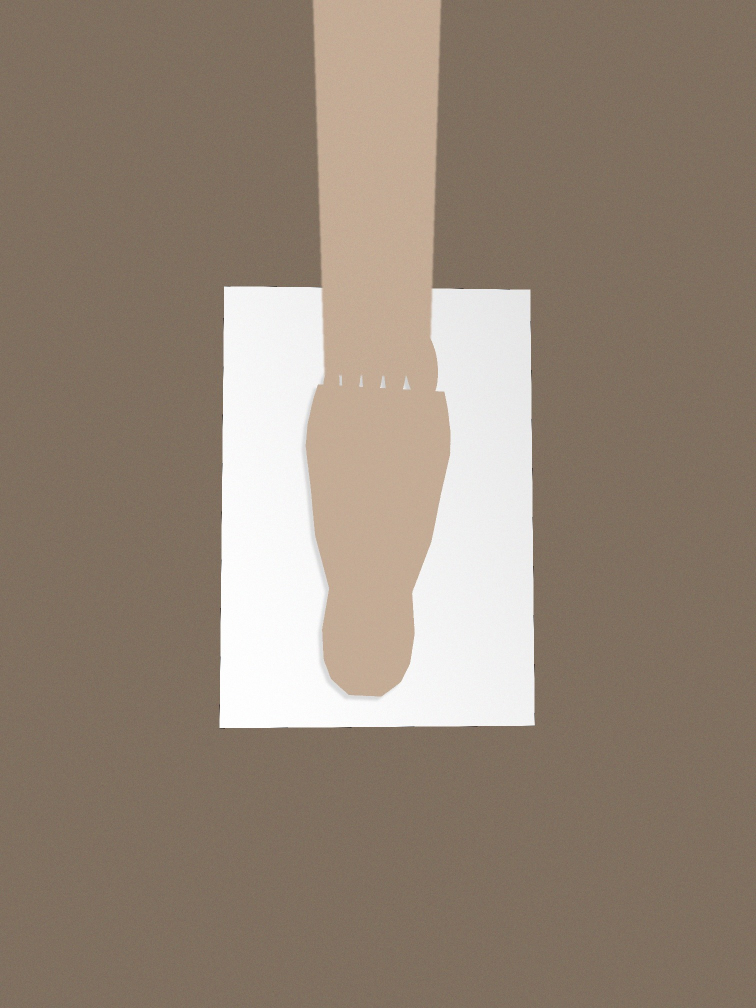
#> input picture footscan/engine/samples_hard/leg.jpg, 1512 x 2016 px, given in place of right_top.jpg, which was not available (shown at 1/2 size)
$ python make_orientations.py out.png
#> lines starting #> are read from the running program, lines starting #| are printed output that depends on the picture; pictures that were not available may be replaced by others from this repository, and a replacement may not be noted
"""같은 사진을 EXIF 방향 8가지로 저장합니다.

아이폰은 세로로 찍어도 파일 안에는 가로로 저장하고 "돌려서 보라"는 표시만 붙입니다.
브라우저마다 이 표시를 알아서 적용하기도, 안 하기도 해서 기기별로 결과가 달라질 수
있습니다. 8가지 모두에서 같은 치수가 나오는지 확인하기 위한 시험 사진입니다.

    python3 tests/make_orientations.py [출력폴더]
"""

from __future__ import annotations

import pathlib
import sys

from PIL import Image

# EXIF 방향값 → 그 표시를 '되돌리는' 변환.
# 저장할 때 이 변환을 걸어 두면, 보는 쪽이 표시대로 돌렸을 때 원본이 됩니다.
INVERSE = {
    1: None,
    2: Image.Transpose.FLIP_LEFT_RIGHT,
    3: Image.Transpose.ROTATE_180,
    4: Image.Transpose.FLIP_TOP_BOTTOM,
    5: Image.Transpose.TRANSPOSE,
    6: Image.Transpose.ROTATE_90,     # PIL 의 ROTATE_90 은 반시계
    7: Image.Transpose.TRANSVERSE,
    8: Image.Transpose.ROTATE_270,
}


def make(src: pathlib.Path, out_dir: pathlib.Path, tag: str) -> None:
#> called with tag = 'top'
    base = Image.open(src).convert("RGB")
#> base is the input picture: PIL image 1512x2016 RGB; mean R, G, B 148.6, 133.5, 118.9
    for o, op in INVERSE.items():
        img = base if op is None else base.transpose(op)
        exif = img.getexif()
        exif[274] = o                                   # 274 = Orientation
        img.save(out_dir / f"ori{o}_{tag}.jpg", quality=92, exif=exif)
#> this loop made 8 passes
#> pass 2, in make, `img = base if op is None else base.transpose(op)`:
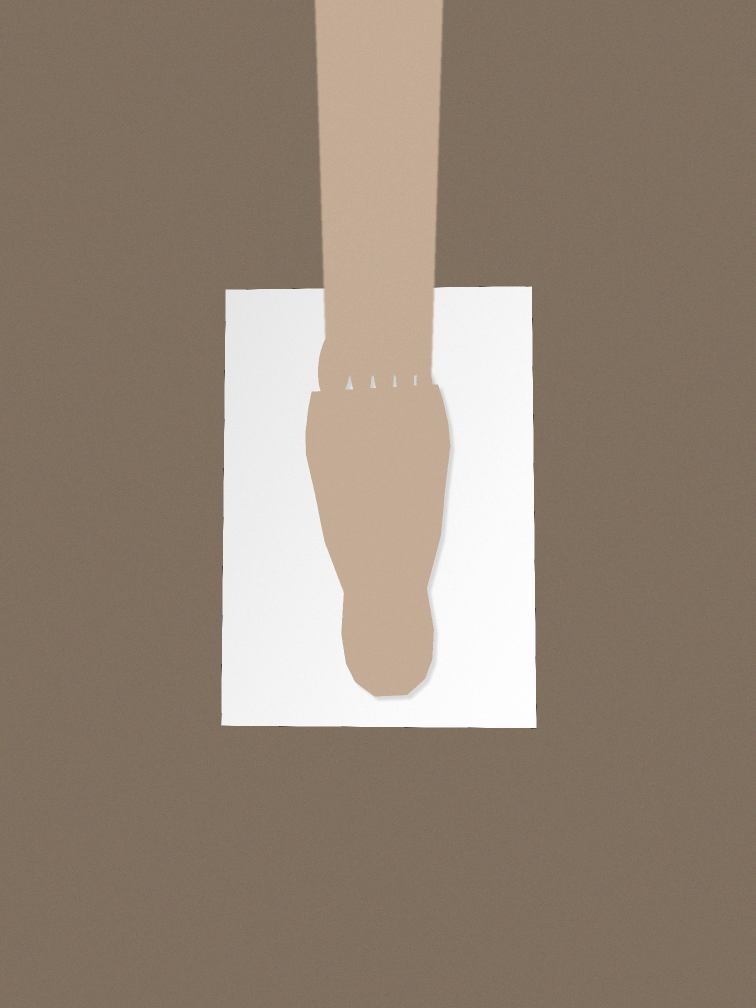
#> img: PIL image 1512x2016 RGB (shown at 1/2 size); mean R, G, B 148.6, 133.5, 118.9
#> pass 3, in make, `img = base if op is None else base.transpose(op)`:
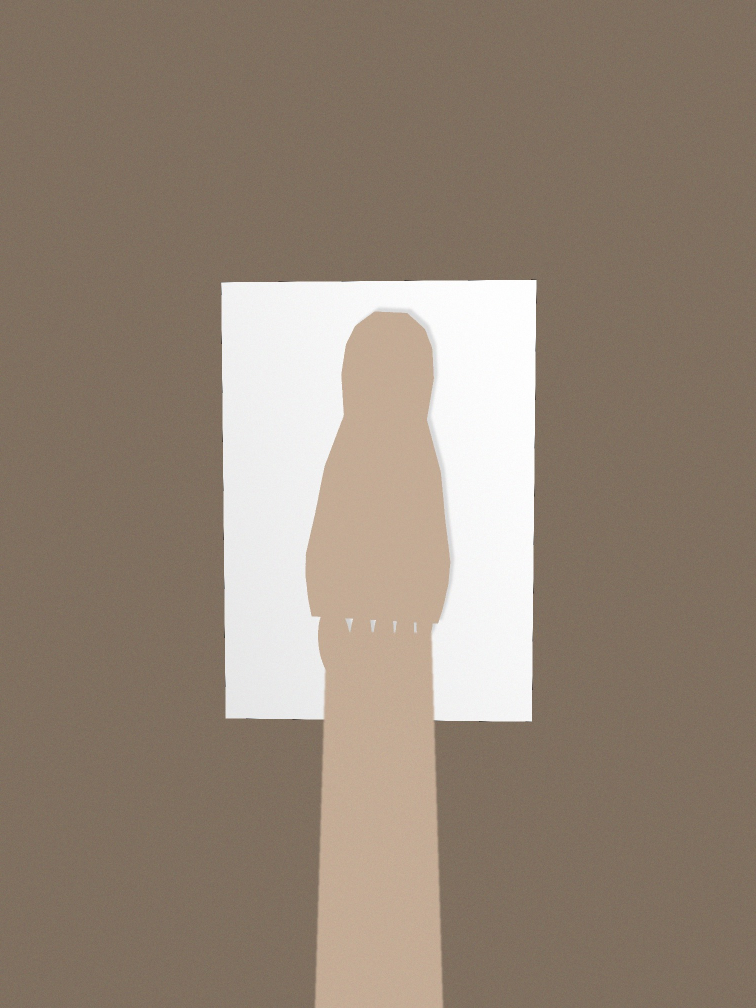
#> img: PIL image 1512x2016 RGB (shown at 1/2 size); mean R, G, B 148.6, 133.5, 118.9
#> after the loop:
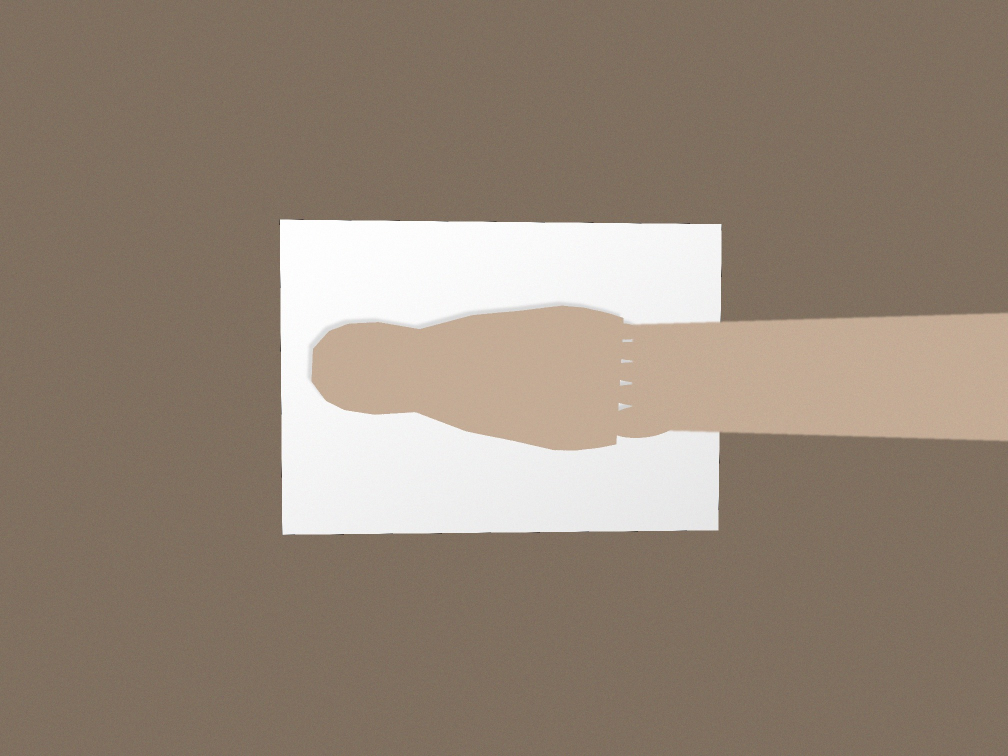
#> img: PIL image 2016x1512 RGB (shown at 1/2 size); mean R, G, B 148.6, 133.5, 118.9


def main() -> None:
    here = pathlib.Path(__file__).resolve().parents[1]
    out = pathlib.Path(sys.argv[1]) if len(sys.argv) > 1 else here / "samples_ori"
    out.mkdir(parents=True, exist_ok=True)
    for tag in ("top", "side"):
        make(here / "samples" / f"right_{tag}.jpg", out, tag)
#> pass 2 of the loop in main, `for tag in ("top", "side"):`:
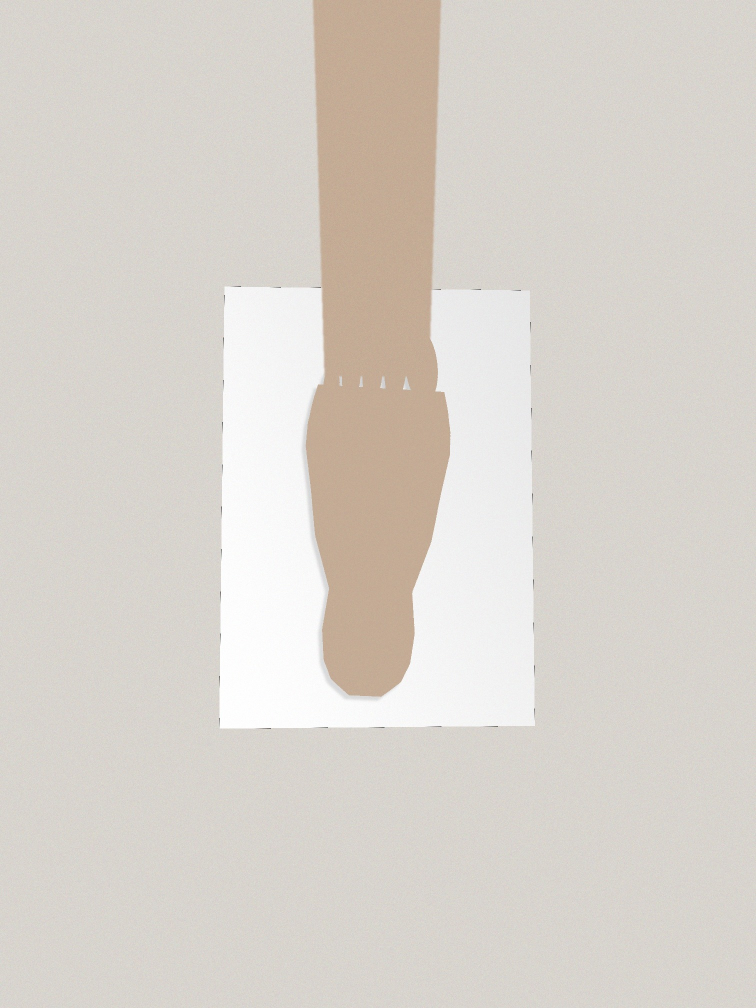
#> input picture footscan/engine/samples_hard/leg_light.jpg, 1512 x 2016 px, given in place of right_side.jpg, which was not available (shown at 1/2 size)
#> in make, base is the input picture: PIL image 1512x2016 RGB; mean R, G, B 216.7, 211.2, 204.2
#> the loop in make (call 2), `for o, op in INVERSE.items():` made 8 passes
#> pass 3, in make (call 2), `img = base if op is None else base.transpose(op)`:
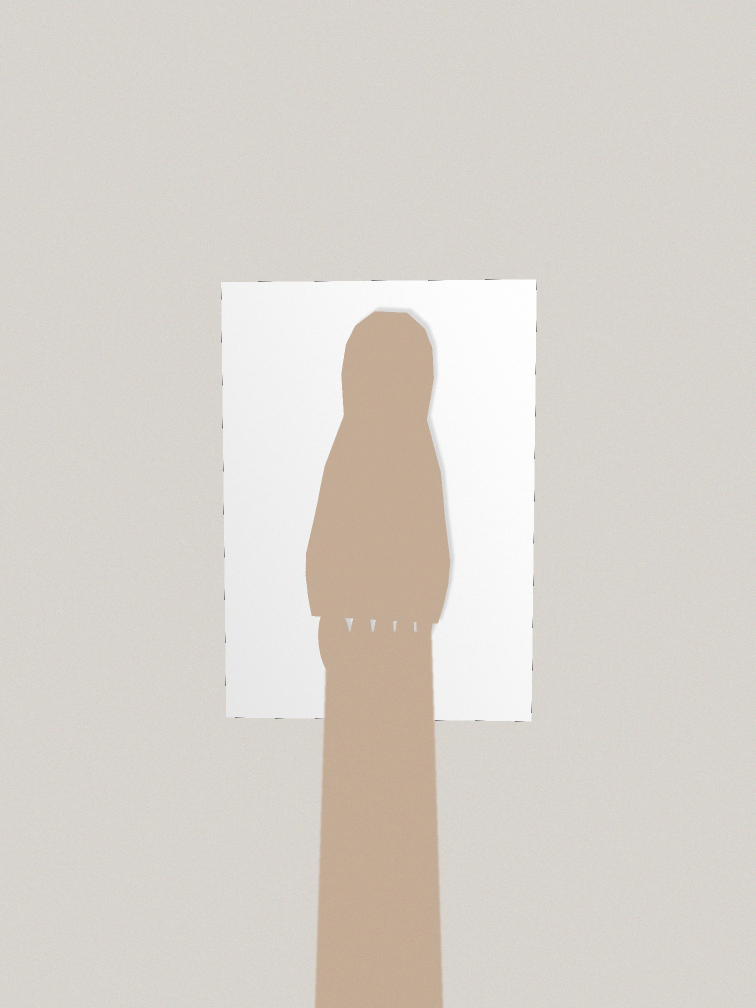
#> img: PIL image 1512x2016 RGB (shown at 1/2 size); mean R, G, B 216.7, 211.2, 204.2
#> after the loop in make (call 2), `for o, op in INVERSE.items():`:
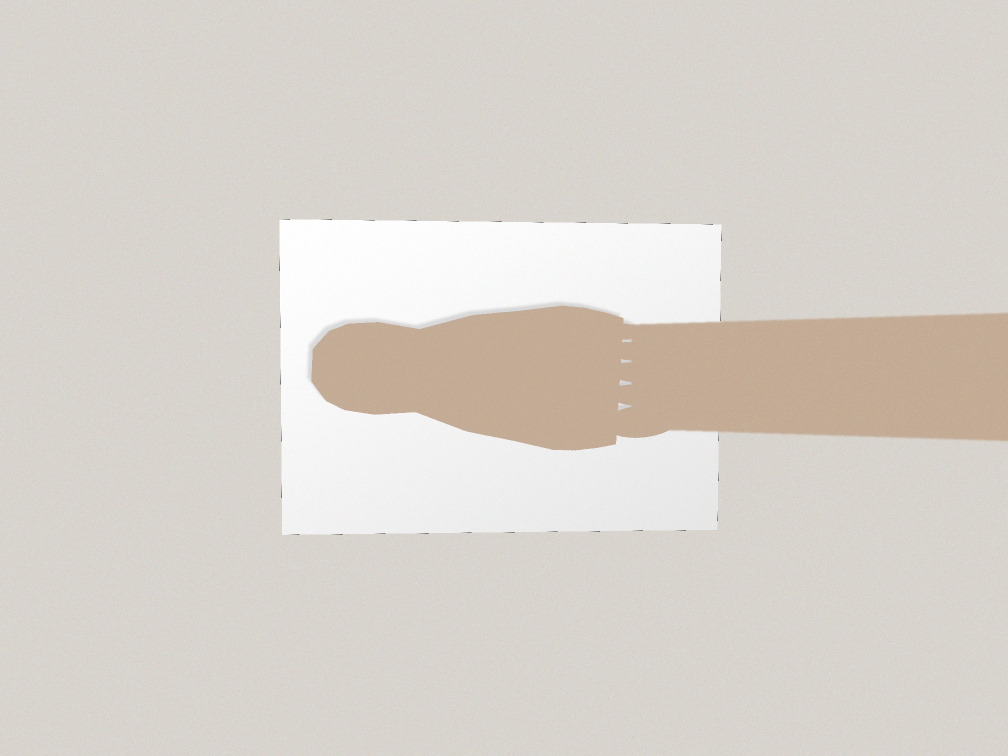
#> img: PIL image 2016x1512 RGB (shown at 1/2 size); mean R, G, B 216.7, 211.2, 204.2
    print(f"8방향 x 2장 → {out}")


if __name__ == "__main__":
    main()
